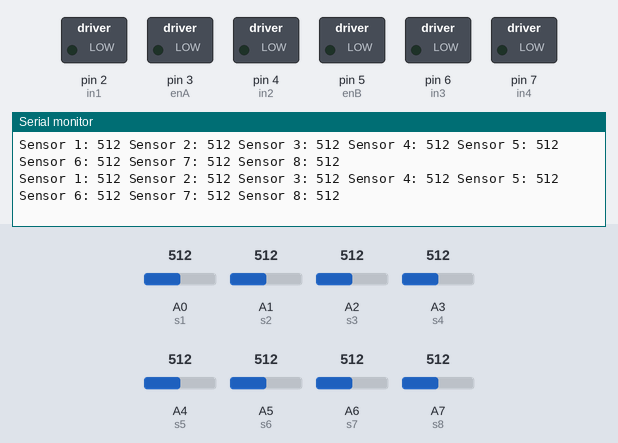
This sketch was run on a simulated Arduino Nano, built with avr-gcc and run on an emulated ATmega328P. Parts: switched loads named in the sketch (green lamp = pin HIGH), the last lines printed to the serial monitor. Inputs (shaded band) come from the test bench; at power-on: A0 (s1) = 512, A1 (s2) = 512, A2 (s3) = 512, A3 (s4) = 512, A4 (s5) = 512, A5 (s6) = 512, A6 (s7) = 512, A7 (s8) = 512.

Above: at 1.2 s.
1.3 s: A0 (s1) set to 108
At 1.69 s:
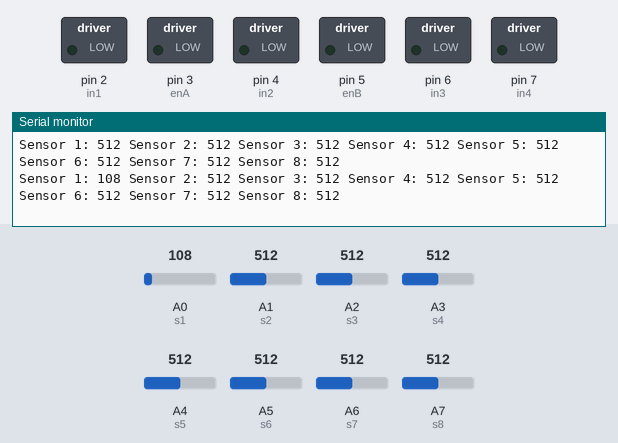
4.3 s: A0 (s1) set to 88
At 4.45 s:
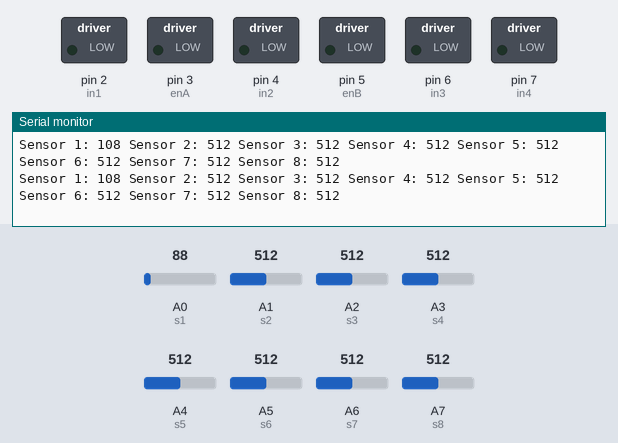
7.3 s: A1 (s2) set to 111
At 7.44 s:
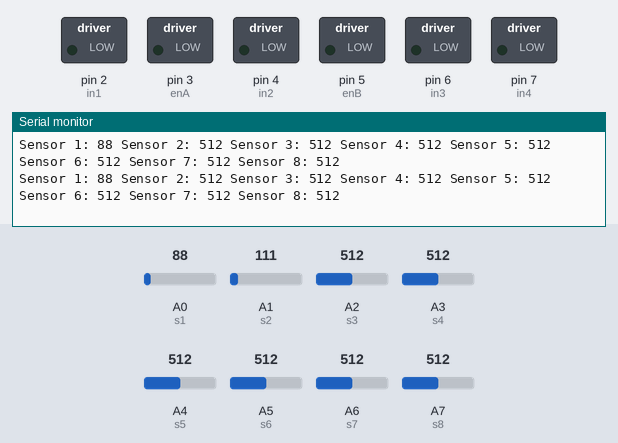
10.3 s: A1 (s2) set to 95
At 10.44 s:
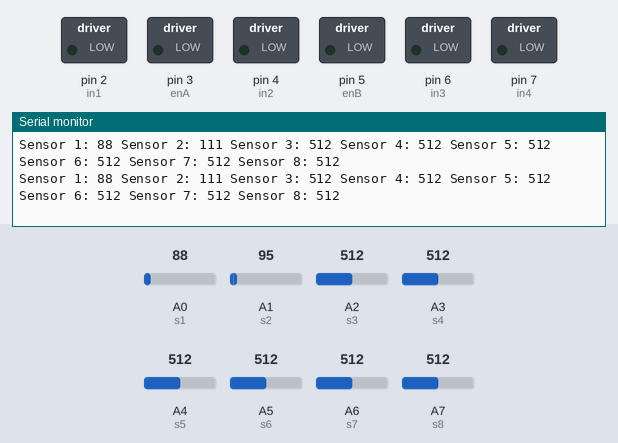
13.3 s: A2 (s3) set to 105
At 13.43 s:
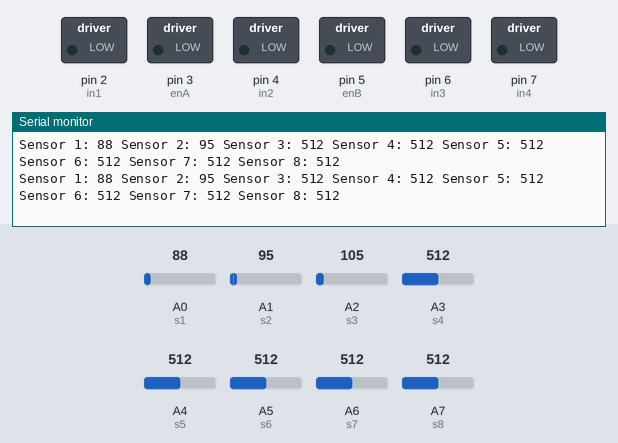
16.3 s: A2 (s3) set to 94
At 16.41 s:
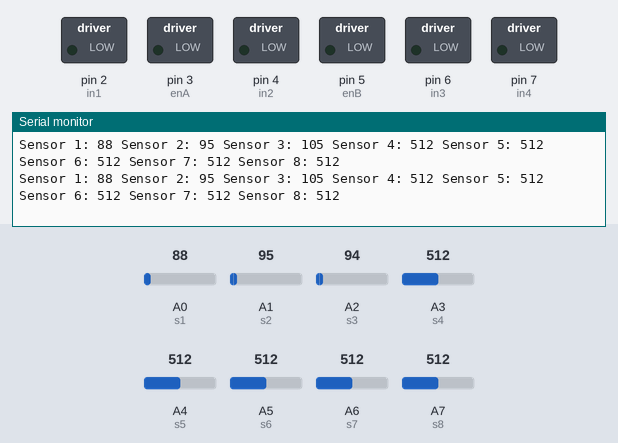
Timing chart, 0 to 19.3 s (numbered marks = the images above; inputs shaded):
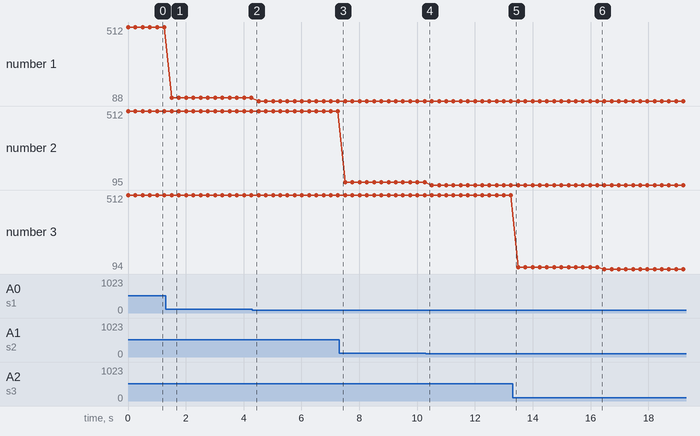

The sketch:

test_8_sensor.ino
```cpp
//motor a
const int enA = 3;  // Pin untuk mengatur kecepatan motor A (PWM)
const int in1 = 2;  // Pin untuk mengatur arah motor A (input 1)
const int in2 = 4;  // Pin untuk mengatur arah motor A (input 2)

//motor b
const int enB = 5;  // Pin untuk mengatur kecepatan motor B (PWM)
const int in3 = 6;  // Pin untuk mengatur arah motor B (input 1)
const int in4 = 7;  // Pin untuk mengatur arah motor B (input 2)

//sensor
const int s8 = A7;  // Pin untuk sensor 8
const int s7 = A6;  // Pin untuk sensor 7
const int s6 = A5;  // Pin untuk sensor 6
const int s5 = A4;  // Pin untuk sensor 5
const int s4 = A3;  // Pin untuk sensor 4
const int s3 = A2;  // Pin untuk sensor 3
const int s2 = A1;  // Pin untuk sensor 2
const int s1 = A0;  // Pin untuk sensor 1

// Fungsi agar robot bergerak maju
void gerakroda2() {
  digitalWrite(in1, HIGH);  // Motor A maju
  digitalWrite(in2, LOW);   // Motor A maju
  digitalWrite(in3, HIGH);  // Motor B maju
  digitalWrite(in4, LOW);   // Motor B maju
  analogWrite(enA, 75);     // Mengatur kecepatan motor A
  analogWrite(enB, 75);     // Mengatur kecepatan motor B
}

// Fungsi agar robot berhenti
void stop() {
  digitalWrite(in1, HIGH);  // Motor A berhenti
  digitalWrite(in2, LOW);   // Motor A berhenti
  digitalWrite(in3, HIGH);  // Motor B berhenti
  digitalWrite(in4, LOW);   // Motor B berhenti
  analogWrite(enA, 0);      // Mematikan motor A
  analogWrite(enB, 0);      // Mematikan motor B
}

// Fungsi agar robot berbelok kanan
void gerakrodakanan() {
  digitalWrite(in1, HIGH);  // Motor A maju
  digitalWrite(in2, LOW);   // Motor A maju
  digitalWrite(in3, HIGH);  // Motor B maju
  digitalWrite(in4, LOW);   // Motor B maju
  analogWrite(enA, 0);      // Mematikan motor A (berhenti)
  analogWrite(enB, 75);     // Mengatur kecepatan motor B
}

// Fungsi agar robot berbelok kiri
void gerakrodakiri() {
  digitalWrite(in1, HIGH);  // Motor A maju
  digitalWrite(in2, LOW);   // Motor A maju
  digitalWrite(in3, HIGH);  // Motor B maju
  digitalWrite(in4, LOW);   // Motor B maju
  analogWrite(enA, 70);     // Mengatur kecepatan motor A
  analogWrite(enB, 0);      // Mematikan motor B (berhenti)
}

void setup() {
  // Insialisasi PIN yang akan digunakan
  Serial.begin(9600);       // Memulai komunikasi serial dengan baud rate 9600

  pinMode(enA, OUTPUT);     // Mengatur pin enA sebagai output
  pinMode(in1, OUTPUT);     // Mengatur pin in1 sebagai output
  pinMode(in2, OUTPUT);     // Mengatur pin in2 sebagai output

  pinMode(enB, OUTPUT);     // Mengatur pin enB sebagai output
  pinMode(in3, OUTPUT);     // Mengatur pin in3 sebagai output
  pinMode(in4, OUTPUT);     // Mengatur pin in4 sebagai output

  pinMode(s8, INPUT);       // Mengatur pin s8 sebagai input
  pinMode(s7, INPUT);       // Mengatur pin s7 sebagai input
  pinMode(s6, INPUT);       // Mengatur pin s6 sebagai input
  pinMode(s5, INPUT);       // Mengatur pin s5 sebagai input
  pinMode(s4, INPUT);       // Mengatur pin s4 sebagai input
  pinMode(s3, INPUT);       // Mengatur pin s3 sebagai input
  pinMode(s2, INPUT);       // Mengatur pin s2 sebagai input
  pinMode(s1, INPUT);       // Mengatur pin s1 sebagai input
}

void loop() {
  // Membaca nilai sensor
  int sensor8 = analogRead(s8);  // Membaca nilai analog dari sensor 8
  int sensor7 = analogRead(s7);  // Membaca nilai analog dari sensor 7
  int sensor6 = analogRead(s6);  // Membaca nilai analog dari sensor 6
  int sensor5 = analogRead(s5);  // Membaca nilai analog dari sensor 5
  int sensor4 = analogRead(s4);  // Membaca nilai analog dari sensor 4
  int sensor3 = analogRead(s3);  // Membaca nilai analog dari sensor 3
  int sensor2 = analogRead(s2);  // Membaca nilai analog dari sensor 2
  int sensor1 = analogRead(s1);  // Membaca nilai analog dari sensor 1

  // Menampilkan nilai sensor ke Serial Monitor
  Serial.print("Sensor 1: ");
  Serial.print(sensor1);
  Serial.print(" Sensor 2: ");
  Serial.print(sensor2);
  Serial.print(" Sensor 3: ");
  Serial.print(sensor3);
  Serial.print(" Sensor 4: ");
  Serial.print(sensor4);
  Serial.print(" Sensor 5: ");
  Serial.print(sensor5);
  Serial.print(" Sensor 6: ");
  Serial.print(sensor6);
  Serial.print(" Sensor 7: ");
  Serial.print(sensor7);
  Serial.print(" Sensor 8: ");
  Serial.println(sensor8);
  delay(200);  // Delay 500 ms sebelum loop berikutnya
}
```

Measured:
- after the input at 1.3 s, the serial monitor: prints a new line after 0.21 s (image 1)
- plotted number 1: 512 → 108 after the input at 1.3 s, 108 → 88 after the input at 4.3 s
- plotted number 2: 512 → 111 after the input at 7.3 s, 111 → 95 after the input at 10.3 s
- plotted number 3: 512 → 105 after the input at 13.3 s, 105 → 94 after the input at 16.3 s
